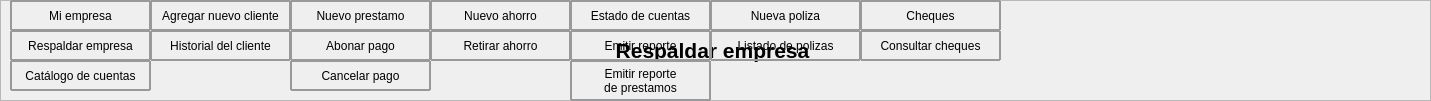
              <widget class="QFrame" name="frame">
               <property name="geometry">
                <rect>
                 <x>0</x>
                 <y>0</y>
                 <width>1431</width>
                 <height>101</height>
                </rect>
               </property>
               <property name="frameShape">
                <enum>QFrame::StyledPanel</enum>
               </property>
               <property name="frameShadow">
                <enum>QFrame::Raised</enum>
               </property>
               <widget class="QLabel" name="IngresaTitulo">
                <property name="geometry">
                 <rect>
                  <x>292</x>
                  <y>20</y>
                  <width>841</width>
                  <height>61</height>
                 </rect>
                </property>
                <property name="minimumSize">
                 <size>
                  <width>750</width>
                  <height>0</height>
                 </size>
                </property>
                <property name="maximumSize">
                 <size>
                  <width>1600</width>
                  <height>16777215</height>
                 </size>
                </property>
                <property name="font">
                 <font>
                  <pointsize>16</pointsize>
                 </font>
                </property>
                <property name="styleSheet">
                 <string notr="true"/>
                </property>
                <property name="text">
                 <string>&lt;html&gt;&lt;head/&gt;&lt;body&gt;&lt;p align=&quot;center&quot;&gt;&lt;span style=&quot; font-weight:600;&quot;&gt;Respaldar empresa&lt;/span&gt;&lt;/p&gt;&lt;/body&gt;&lt;/html&gt;</string>
                </property>
               </widget>
               <widget class="QLabel" name="label_10">
                <property name="geometry">
                 <rect>
                  <x>1200</x>
                  <y>10</y>
                  <width>80</width>
                  <height>80</height>
                 </rect>
                </property>
                <property name="minimumSize">
                 <size>
                  <width>80</width>
                  <height>80</height>
                 </size>
                </property>
                <property name="text">
                 <string/>
                </property>
                <property name="pixmap">
                 <pixmap resource="../imagenes/res.qrc">:/imagen/logobueno_preview_rev_1.png</pixmap>
                </property>
               </widget>
               <widget class="QPushButton" name="Catalogo">
                <property name="geometry">
                 <rect>
                  <x>10</x>
                  <y>60</y>
                  <width>141</width>
                  <height>31</height>
                 </rect>
                </property>
                <property name="styleSheet">
                 <string notr="true">border-style: solid;
border-width: 2px;
border-color: rgb(151, 153, 155);
border-radius: 1px;
</string>
                </property>
                <property name="text">
                 <string>Catálogo de cuentas</string>
                </property>
               </widget>
               <widget class="QPushButton" name="Respaldo">
                <property name="geometry">
                 <rect>
                  <x>10</x>
                  <y>30</y>
                  <width>141</width>
                  <height>31</height>
                 </rect>
                </property>
                <property name="styleSheet">
                 <string notr="true">border-style: solid;
border-width: 2px;
border-color: rgb(151, 153, 155);
border-radius: 1px;
</string>
                </property>
                <property name="text">
                 <string>Respaldar empresa</string>
                </property>
               </widget>
               <widget class="QPushButton" name="Mi_Empresa">
                <property name="geometry">
                 <rect>
                  <x>10</x>
                  <y>0</y>
                  <width>141</width>
                  <height>31</height>
                 </rect>
                </property>
                <property name="styleSheet">
                 <string notr="true">border-style: solid;
border-width: 2px;
border-color: rgb(151, 153, 155);
border-radius: 1px;
</string>
                </property>
                <property name="text">
                 <string>Mi empresa</string>
                </property>
               </widget>
               <widget class="QPushButton" name="Ahorro">
                <property name="geometry">
                 <rect>
                  <x>430</x>
                  <y>0</y>
                  <width>141</width>
                  <height>31</height>
                 </rect>
                </property>
                <property name="styleSheet">
                 <string notr="true">border-style: solid;
border-width: 2px;
border-color: rgb(151, 153, 155);
border-radius: 1px;
</string>
                </property>
                <property name="text">
                 <string>Nuevo ahorro</string>
                </property>
               </widget>
               <widget class="QPushButton" name="abonar">
                <property name="geometry">
                 <rect>
                  <x>290</x>
                  <y>30</y>
                  <width>141</width>
                  <height>31</height>
                 </rect>
                </property>
                <property name="styleSheet">
                 <string notr="true">border-style: solid;
border-width: 2px;
border-color: rgb(151, 153, 155);
border-radius: 1px;
</string>
                </property>
                <property name="text">
                 <string>Abonar pago</string>
                </property>
               </widget>
               <widget class="QPushButton" name="Reportes">
                <property name="geometry">
                 <rect>
                  <x>570</x>
                  <y>30</y>
                  <width>141</width>
                  <height>31</height>
                 </rect>
                </property>
                <property name="styleSheet">
                 <string notr="true">border-style: solid;
border-width: 2px;
border-color: rgb(151, 153, 155);
border-radius: 1px;
</string>
                </property>
                <property name="text">
                 <string>Emitir reporte</string>
                </property>
               </widget>
               <widget class="QPushButton" name="Polizas">
                <property name="geometry">
                 <rect>
                  <x>710</x>
                  <y>0</y>
                  <width>151</width>
                  <height>31</height>
                 </rect>
                </property>
                <property name="styleSheet">
                 <string notr="true">border-style: solid;
border-width: 2px;
border-color: rgb(151, 153, 155);
border-radius: 1px;
</string>
                </property>
                <property name="text">
                 <string>Nueva poliza</string>
                </property>
               </widget>
               <widget class="QPushButton" name="Historial">
                <property name="geometry">
                 <rect>
                  <x>150</x>
                  <y>30</y>
                  <width>141</width>
                  <height>31</height>
                 </rect>
                </property>
                <property name="styleSheet">
                 <string notr="true">border-style: solid;
border-width: 2px;
border-color: rgb(151, 153, 155);
border-radius: 1px;
</string>
                </property>
                <property name="text">
                 <string>Historial del cliente</string>
                </property>
               </widget>
               <widget class="QPushButton" name="Estado">
                <property name="geometry">
                 <rect>
                  <x>570</x>
                  <y>0</y>
                  <width>141</width>
                  <height>31</height>
                 </rect>
                </property>
                <property name="styleSheet">
                 <string notr="true">border-style: solid;
border-width: 2px;
border-color: rgb(151, 153, 155);
border-radius: 1px;
</string>
                </property>
                <property name="text">
                 <string>Estado de cuentas</string>
                </property>
               </widget>
               <widget class="QPushButton" name="cancelar">
                <property name="geometry">
                 <rect>
                  <x>290</x>
                  <y>60</y>
                  <width>141</width>
                  <height>31</height>
                 </rect>
                </property>
                <property name="styleSheet">
                 <string notr="true">border-style: solid;
border-width: 2px;
border-color: rgb(151, 153, 155);
border-radius: 1px;
</string>
                </property>
                <property name="text">
                 <string>Cancelar pago</string>
                </property>
               </widget>
               <widget class="QPushButton" name="Cliente">
                <property name="geometry">
                 <rect>
                  <x>150</x>
                  <y>0</y>
                  <width>141</width>
                  <height>31</height>
                 </rect>
                </property>
                <property name="styleSheet">
                 <string notr="true">border-style: solid;
border-width: 2px;
border-color: rgb(151, 153, 155);
border-radius: 1px;
</string>
                </property>
                <property name="text">
                 <string>Agregar nuevo cliente</string>
                </property>
               </widget>
               <widget class="QPushButton" name="Retirar">
                <property name="geometry">
                 <rect>
                  <x>430</x>
                  <y>30</y>
                  <width>141</width>
                  <height>31</height>
                 </rect>
                </property>
                <property name="styleSheet">
                 <string notr="true">border-style: solid;
border-width: 2px;
border-color: rgb(151, 153, 155);
border-radius: 1px;
</string>
                </property>
                <property name="text">
                 <string>Retirar ahorro</string>
                </property>
               </widget>
               <widget class="QPushButton" name="Cheques">
                <property name="geometry">
                 <rect>
                  <x>860</x>
                  <y>0</y>
                  <width>141</width>
                  <height>31</height>
                 </rect>
                </property>
                <property name="styleSheet">
                 <string notr="true">border-style: solid;
border-width: 2px;
border-color: rgb(151, 153, 155);
border-radius: 1px;
</string>
                </property>
                <property name="text">
                 <string>Cheques</string>
                </property>
               </widget>
               <widget class="QPushButton" name="Consulta_cheque">
                <property name="geometry">
                 <rect>
                  <x>860</x>
                  <y>30</y>
                  <width>141</width>
                  <height>31</height>
                 </rect>
                </property>
                <property name="styleSheet">
                 <string notr="true">border-style: solid;
border-width: 2px;
border-color: rgb(151, 153, 155);
border-radius: 1px;
</string>
                </property>
                <property name="text">
                 <string>Consultar cheques</string>
                </property>
               </widget>
               <widget class="QPushButton" name="Listado">
                <property name="geometry">
                 <rect>
                  <x>710</x>
                  <y>30</y>
                  <width>151</width>
                  <height>31</height>
                 </rect>
                </property>
                <property name="styleSheet">
                 <string notr="true">border-style: solid;
border-width: 2px;
border-color: rgb(151, 153, 155);
border-radius: 1px;
</string>
                </property>
                <property name="text">
                 <string>Listado de polizas</string>
                </property>
               </widget>
               <widget class="QPushButton" name="prestamo">
                <property name="geometry">
                 <rect>
                  <x>290</x>
                  <y>0</y>
                  <width>141</width>
                  <height>31</height>
                 </rect>
                </property>
                <property name="styleSheet">
                 <string notr="true">border-style: solid;
border-width: 2px;
border-color: rgb(151, 153, 155);
border-radius: 1px;
</string>
                </property>
                <property name="text">
                 <string>Nuevo prestamo</string>
                </property>
               </widget>
               <widget class="QPushButton" name="Reportes_2">
                <property name="geometry">
                 <rect>
                  <x>570</x>
                  <y>60</y>
                  <width>141</width>
                  <height>41</height>
                 </rect>
                </property>
                <property name="styleSheet">
                 <string notr="true">border-style: solid;
border-width: 2px;
border-color: rgb(151, 153, 155);
border-radius: 1px;
</string>
                </property>
                <property name="text">
                 <string>Emitir reporte 
de prestamos</string>
                </property>
               </widget>
              </widget>
